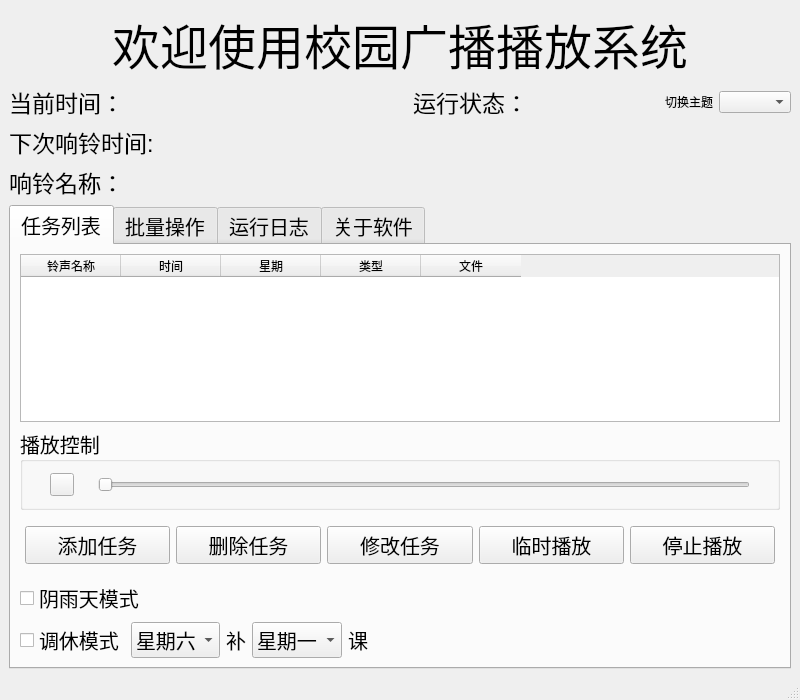
<?xml version="1.0" encoding="UTF-8"?>
<ui version="4.0">
 <class>MainWindow</class>
 <widget class="QMainWindow" name="MainWindow">
  <property name="geometry">
   <rect>
    <x>0</x>
    <y>0</y>
    <width>800</width>
    <height>700</height>
   </rect>
  </property>
  <property name="windowTitle">
   <string>校园广播播放系统</string>
  </property>
  <property name="windowIcon">
   <iconset resource="resource.qrc">
    <normaloff>:/pictures/icon.ico</normaloff>:/pictures/icon.ico</iconset>
  </property>
  <property name="styleSheet">
   <string notr="true"/>
  </property>
  <widget class="QWidget" name="centralwidget">
   <property name="styleSheet">
    <string notr="true"/>
   </property>
   <layout class="QVBoxLayout" name="verticalLayout_3" stretch="0,0,0,0,10">
    <item>
     <widget class="QLabel" name="label">
      <property name="font">
       <font>
        <family>Microsoft YaHei UI</family>
        <pointsize>36</pointsize>
        <weight>50</weight>
        <bold>false</bold>
       </font>
      </property>
      <property name="text">
       <string>欢迎使用校园广播播放系统</string>
      </property>
      <property name="alignment">
       <set>Qt::AlignCenter</set>
      </property>
     </widget>
    </item>
    <item>
     <layout class="QHBoxLayout" name="horizontalLayout_2" stretch="0,0,0,0,0,0,0">
      <item>
       <widget class="QLabel" name="label_2">
        <property name="sizePolicy">
         <sizepolicy hsizetype="Maximum" vsizetype="Preferred">
          <horstretch>0</horstretch>
          <verstretch>0</verstretch>
         </sizepolicy>
        </property>
        <property name="font">
         <font>
          <family>Microsoft YaHei UI</family>
          <pointsize>17</pointsize>
         </font>
        </property>
        <property name="text">
         <string>当前时间：</string>
        </property>
       </widget>
      </item>
      <item>
       <widget class="QLabel" name="label_3">
        <property name="minimumSize">
         <size>
          <width>180</width>
          <height>0</height>
         </size>
        </property>
        <property name="font">
         <font>
          <family>Microsoft YaHei UI</family>
          <pointsize>17</pointsize>
         </font>
        </property>
        <property name="text">
         <string/>
        </property>
       </widget>
      </item>
      <item>
       <spacer name="horizontalSpacer_3">
        <property name="orientation">
         <enum>Qt::Horizontal</enum>
        </property>
        <property name="sizeHint" stdset="0">
         <size>
          <width>40</width>
          <height>20</height>
         </size>
        </property>
       </spacer>
      </item>
      <item>
       <widget class="QLabel" name="label_5">
        <property name="sizePolicy">
         <sizepolicy hsizetype="Maximum" vsizetype="Preferred">
          <horstretch>0</horstretch>
          <verstretch>0</verstretch>
         </sizepolicy>
        </property>
        <property name="minimumSize">
         <size>
          <width>120</width>
          <height>0</height>
         </size>
        </property>
        <property name="font">
         <font>
          <family>Microsoft YaHei UI</family>
          <pointsize>17</pointsize>
         </font>
        </property>
        <property name="text">
         <string>运行状态：</string>
        </property>
       </widget>
      </item>
      <item>
       <widget class="QLabel" name="label_4">
        <property name="sizePolicy">
         <sizepolicy hsizetype="Maximum" vsizetype="Preferred">
          <horstretch>0</horstretch>
          <verstretch>0</verstretch>
         </sizepolicy>
        </property>
        <property name="minimumSize">
         <size>
          <width>120</width>
          <height>0</height>
         </size>
        </property>
        <property name="maximumSize">
         <size>
          <width>240</width>
          <height>16777215</height>
         </size>
        </property>
        <property name="font">
         <font>
          <family>Microsoft YaHei UI</family>
          <pointsize>17</pointsize>
         </font>
        </property>
        <property name="text">
         <string/>
        </property>
       </widget>
      </item>
      <item>
       <widget class="QLabel" name="label_11">
        <property name="text">
         <string>切换主题</string>
        </property>
       </widget>
      </item>
      <item>
       <widget class="QComboBox" name="themeChangeBox"/>
      </item>
     </layout>
    </item>
    <item>
     <layout class="QHBoxLayout" name="horizontalLayout_9">
      <item>
       <widget class="QLabel" name="label_9">
        <property name="sizePolicy">
         <sizepolicy hsizetype="Minimum" vsizetype="Preferred">
          <horstretch>0</horstretch>
          <verstretch>0</verstretch>
         </sizepolicy>
        </property>
        <property name="minimumSize">
         <size>
          <width>170</width>
          <height>0</height>
         </size>
        </property>
        <property name="maximumSize">
         <size>
          <width>200</width>
          <height>16777215</height>
         </size>
        </property>
        <property name="font">
         <font>
          <family>Microsoft YaHei UI</family>
          <pointsize>17</pointsize>
         </font>
        </property>
        <property name="text">
         <string>下次响铃时间:</string>
        </property>
       </widget>
      </item>
      <item>
       <widget class="QLabel" name="next_time_label">
        <property name="font">
         <font>
          <family>Microsoft YaHei UI</family>
          <pointsize>17</pointsize>
         </font>
        </property>
        <property name="text">
         <string/>
        </property>
       </widget>
      </item>
      <item>
       <spacer name="horizontalSpacer_4">
        <property name="orientation">
         <enum>Qt::Horizontal</enum>
        </property>
        <property name="sizeHint" stdset="0">
         <size>
          <width>40</width>
          <height>20</height>
         </size>
        </property>
       </spacer>
      </item>
     </layout>
    </item>
    <item>
     <layout class="QHBoxLayout" name="horizontalLayout_11">
      <item>
       <widget class="QLabel" name="label_10">
        <property name="font">
         <font>
          <family>Microsoft YaHei UI</family>
          <pointsize>17</pointsize>
         </font>
        </property>
        <property name="text">
         <string>响铃名称：</string>
        </property>
       </widget>
      </item>
      <item>
       <widget class="QLabel" name="next_name_label">
        <property name="font">
         <font>
          <family>Microsoft YaHei UI</family>
          <pointsize>17</pointsize>
         </font>
        </property>
        <property name="text">
         <string/>
        </property>
       </widget>
      </item>
      <item>
       <spacer name="horizontalSpacer_6">
        <property name="orientation">
         <enum>Qt::Horizontal</enum>
        </property>
        <property name="sizeHint" stdset="0">
         <size>
          <width>40</width>
          <height>20</height>
         </size>
        </property>
       </spacer>
      </item>
     </layout>
    </item>
    <item>
     <widget class="QTabWidget" name="tabWidget">
      <property name="enabled">
       <bool>true</bool>
      </property>
      <property name="font">
       <font>
        <family>微软雅黑</family>
        <pointsize>15</pointsize>
       </font>
      </property>
      <property name="styleSheet">
       <string notr="true"/>
      </property>
      <property name="currentIndex">
       <number>0</number>
      </property>
      <widget class="QWidget" name="tab">
       <attribute name="title">
        <string>任务列表</string>
       </attribute>
       <layout class="QVBoxLayout" name="verticalLayout_2" stretch="6,0,0,0,0">
        <item>
         <widget class="QTableWidget" name="tableWidget">
          <property name="styleSheet">
           <string notr="true">font: 14pt &quot;方正姚体&quot;;</string>
          </property>
          <property name="sortingEnabled">
           <bool>true</bool>
          </property>
          <attribute name="horizontalHeaderCascadingSectionResizes">
           <bool>false</bool>
          </attribute>
          <column>
           <property name="text">
            <string>铃声名称</string>
           </property>
          </column>
          <column>
           <property name="text">
            <string>时间</string>
           </property>
          </column>
          <column>
           <property name="text">
            <string>星期</string>
           </property>
          </column>
          <column>
           <property name="text">
            <string>类型</string>
           </property>
          </column>
          <column>
           <property name="text">
            <string>文件</string>
           </property>
          </column>
         </widget>
        </item>
        <item>
         <widget class="QGroupBox" name="groupBox_4">
          <property name="title">
           <string>播放控制</string>
          </property>
          <layout class="QHBoxLayout" name="horizontalLayout_6">
           <item>
            <widget class="QLabel" name="musisc_name_label">
             <property name="text">
              <string/>
             </property>
            </widget>
           </item>
           <item>
            <widget class="QToolButton" name="pause_play_button">
             <property name="text">
              <string/>
             </property>
             <property name="icon">
              <iconset resource="resource.qrc">
               <normaloff>:/pictures/pause.png</normaloff>:/pictures/pause.png</iconset>
             </property>
            </widget>
           </item>
           <item>
            <widget class="QLabel" name="current_time_label">
             <property name="text">
              <string/>
             </property>
            </widget>
           </item>
           <item>
            <widget class="QSlider" name="music_Slider">
             <property name="orientation">
              <enum>Qt::Horizontal</enum>
             </property>
            </widget>
           </item>
           <item>
            <widget class="QLabel" name="totle_time_label">
             <property name="text">
              <string/>
             </property>
            </widget>
           </item>
          </layout>
         </widget>
        </item>
        <item>
         <layout class="QHBoxLayout" name="horizontalLayout">
          <property name="leftMargin">
           <number>5</number>
          </property>
          <property name="topMargin">
           <number>10</number>
          </property>
          <property name="rightMargin">
           <number>5</number>
          </property>
          <property name="bottomMargin">
           <number>10</number>
          </property>
          <item>
           <widget class="QPushButton" name="pushButton">
            <property name="text">
             <string>添加任务</string>
            </property>
           </widget>
          </item>
          <item>
           <widget class="QPushButton" name="pushButton_1">
            <property name="text">
             <string>删除任务</string>
            </property>
           </widget>
          </item>
          <item>
           <widget class="QPushButton" name="pushButton_3">
            <property name="text">
             <string>修改任务</string>
            </property>
           </widget>
          </item>
          <item>
           <widget class="QPushButton" name="pushButton_2">
            <property name="text">
             <string>临时播放</string>
            </property>
           </widget>
          </item>
          <item>
           <widget class="QPushButton" name="pushButton_5">
            <property name="text">
             <string>停止播放</string>
            </property>
           </widget>
          </item>
         </layout>
        </item>
        <item>
         <widget class="QCheckBox" name="checkBox">
          <property name="text">
           <string>阴雨天模式</string>
          </property>
         </widget>
        </item>
        <item>
         <layout class="QHBoxLayout" name="horizontalLayout_3">
          <item>
           <widget class="QCheckBox" name="checkBox_2">
            <property name="enabled">
             <bool>true</bool>
            </property>
            <property name="text">
             <string>调休模式</string>
            </property>
            <property name="checkable">
             <bool>true</bool>
            </property>
           </widget>
          </item>
          <item>
           <widget class="QComboBox" name="comboBox">
            <item>
             <property name="text">
              <string>星期六</string>
             </property>
            </item>
            <item>
             <property name="text">
              <string>星期日</string>
             </property>
            </item>
           </widget>
          </item>
          <item>
           <widget class="QLabel" name="label_6">
            <property name="text">
             <string>补</string>
            </property>
           </widget>
          </item>
          <item>
           <widget class="QComboBox" name="comboBox_2">
            <item>
             <property name="text">
              <string>星期一</string>
             </property>
            </item>
            <item>
             <property name="text">
              <string>星期二</string>
             </property>
            </item>
            <item>
             <property name="text">
              <string>星期三</string>
             </property>
            </item>
            <item>
             <property name="text">
              <string>星期四</string>
             </property>
            </item>
            <item>
             <property name="text">
              <string>星期五</string>
             </property>
            </item>
           </widget>
          </item>
          <item>
           <widget class="QLabel" name="label_7">
            <property name="text">
             <string>课</string>
            </property>
           </widget>
          </item>
          <item>
           <spacer name="horizontalSpacer">
            <property name="orientation">
             <enum>Qt::Horizontal</enum>
            </property>
            <property name="sizeHint" stdset="0">
             <size>
              <width>40</width>
              <height>20</height>
             </size>
            </property>
           </spacer>
          </item>
         </layout>
        </item>
       </layout>
      </widget>
      <widget class="QWidget" name="tab_2">
       <attribute name="title">
        <string>批量操作</string>
       </attribute>
       <layout class="QVBoxLayout" name="verticalLayout_4">
        <item>
         <layout class="QVBoxLayout" name="verticalLayout">
          <property name="spacing">
           <number>10</number>
          </property>
          <item>
           <widget class="QGroupBox" name="groupBox_2">
            <property name="sizePolicy">
             <sizepolicy hsizetype="MinimumExpanding" vsizetype="Preferred">
              <horstretch>0</horstretch>
              <verstretch>0</verstretch>
             </sizepolicy>
            </property>
            <property name="font">
             <font>
              <family>微软雅黑</family>
              <pointsize>14</pointsize>
              <weight>50</weight>
              <bold>false</bold>
             </font>
            </property>
            <property name="title">
             <string>批量改音乐</string>
            </property>
            <property name="flat">
             <bool>false</bool>
            </property>
            <property name="checkable">
             <bool>false</bool>
            </property>
            <layout class="QHBoxLayout" name="horizontalLayout_4">
             <item>
              <widget class="QLineEdit" name="lineEdit"/>
             </item>
             <item>
              <widget class="QToolButton" name="toolButton">
               <property name="text">
                <string>...</string>
               </property>
              </widget>
             </item>
             <item>
              <widget class="QLineEdit" name="lineEdit_2"/>
             </item>
             <item>
              <widget class="QLabel" name="label_8">
               <property name="text">
                <string>改成</string>
               </property>
              </widget>
             </item>
             <item>
              <widget class="QToolButton" name="toolButton_2">
               <property name="text">
                <string>...</string>
               </property>
              </widget>
             </item>
             <item>
              <widget class="QPushButton" name="pushButton_4">
               <property name="text">
                <string>确定修改</string>
               </property>
              </widget>
             </item>
            </layout>
           </widget>
          </item>
          <item>
           <widget class="QGroupBox" name="groupBox_3">
            <property name="font">
             <font>
              <family>微软雅黑</family>
              <pointsize>15</pointsize>
              <weight>50</weight>
              <bold>false</bold>
             </font>
            </property>
            <property name="title">
             <string>其他操作</string>
            </property>
            <layout class="QHBoxLayout" name="horizontalLayout_8">
             <item>
              <layout class="QHBoxLayout" name="horizontalLayout_5">
               <property name="leftMargin">
                <number>10</number>
               </property>
               <property name="rightMargin">
                <number>10</number>
               </property>
               <item>
                <widget class="QPushButton" name="pushButton_6">
                 <property name="text">
                  <string>导入</string>
                 </property>
                </widget>
               </item>
               <item>
                <widget class="QPushButton" name="pushButton_7">
                 <property name="text">
                  <string>导出</string>
                 </property>
                </widget>
               </item>
               <item>
                <widget class="QPushButton" name="pushButton_8">
                 <property name="text">
                  <string>清空数据</string>
                 </property>
                </widget>
               </item>
               <item>
                <widget class="QPushButton" name="pushButton_9">
                 <property name="text">
                  <string>修正路径</string>
                 </property>
                </widget>
               </item>
               <item>
                <widget class="QPushButton" name="pushButton_10">
                 <property name="text">
                  <string>停止任务</string>
                 </property>
                </widget>
               </item>
              </layout>
             </item>
            </layout>
           </widget>
          </item>
         </layout>
        </item>
       </layout>
      </widget>
      <widget class="QWidget" name="tab_4">
       <attribute name="title">
        <string>运行日志</string>
       </attribute>
       <layout class="QVBoxLayout" name="verticalLayout_6">
        <item>
         <widget class="QTextBrowser" name="textBrowser_2">
          <property name="html">
           <string>&lt;!DOCTYPE HTML PUBLIC &quot;-//W3C//DTD HTML 4.0//EN&quot; &quot;http://www.w3.org/TR/REC-html40/strict.dtd&quot;&gt;
&lt;html&gt;&lt;head&gt;&lt;meta name=&quot;qrichtext&quot; content=&quot;1&quot; /&gt;&lt;style type=&quot;text/css&quot;&gt;
p, li { white-space: pre-wrap; }
&lt;/style&gt;&lt;/head&gt;&lt;body style=&quot; font-family:'微软雅黑'; font-size:15pt; font-weight:400; font-style:normal;&quot;&gt;
&lt;p style=&quot; margin-top:12px; margin-bottom:12px; margin-left:0px; margin-right:0px; -qt-block-indent:0; text-indent:0px;&quot;&gt;&lt;br /&gt;&lt;/p&gt;&lt;/body&gt;&lt;/html&gt;</string>
          </property>
         </widget>
        </item>
       </layout>
      </widget>
      <widget class="QWidget" name="tab_3">
       <attribute name="title">
        <string>关于软件</string>
       </attribute>
       <layout class="QVBoxLayout" name="verticalLayout_5">
        <item>
         <widget class="QTextBrowser" name="textBrowser">
          <property name="html">
           <string>&lt;!DOCTYPE HTML PUBLIC &quot;-//W3C//DTD HTML 4.0//EN&quot; &quot;http://www.w3.org/TR/REC-html40/strict.dtd&quot;&gt;
&lt;html&gt;&lt;head&gt;&lt;meta name=&quot;qrichtext&quot; content=&quot;1&quot; /&gt;&lt;style type=&quot;text/css&quot;&gt;
p, li { white-space: pre-wrap; }
&lt;/style&gt;&lt;/head&gt;&lt;body style=&quot; font-family:'微软雅黑'; font-size:15pt; font-weight:400; font-style:normal;&quot;&gt;
&lt;p style=&quot; margin-top:0px; margin-bottom:0px; margin-left:0px; margin-right:0px; -qt-block-indent:0; text-indent:0px;&quot;&gt;&lt;span style=&quot; font-family:'SimSun'; font-size:14pt; color:#000000;&quot;&gt;软件作者：                                                蛇象 &lt;/span&gt;                                                &lt;/p&gt;
&lt;p style=&quot; margin-top:0px; margin-bottom:0px; margin-left:0px; margin-right:0px; -qt-block-indent:0; text-indent:0px;&quot;&gt;&lt;span style=&quot; font-family:'SimSun'; font-size:14pt; color:#000000;&quot;&gt;使用场景：管理校园铃声，可以自定义时间和播放铃声，一键阴雨天模式切换，一键调休模式铃声调整，批量修改铃声，批量导入，导出，                                                校园广播管理员的福音， 也可以用于其他场景的定时播放&lt;/span&gt;                                                &lt;/p&gt;
&lt;p style=&quot; margin-top:0px; margin-bottom:0px; margin-left:0px; margin-right:0px; -qt-block-indent:0; text-indent:0px;&quot;&gt;&lt;span style=&quot; font-family:'SimSun'; font-size:14pt; color:#000000;&quot;&gt;联系方式：&lt;/span&gt;                                                &lt;/p&gt;
&lt;p style=&quot; margin-top:0px; margin-bottom:0px; margin-left:0px; margin-right:0px; -qt-block-indent:0; text-indent:0px;&quot;&gt;&lt;span style=&quot; font-family:'SimSun'; font-size:14pt; color:#000000;&quot;&gt;QQ：497661660&lt;/span&gt;                                                &lt;/p&gt;
&lt;p style=&quot; margin-top:0px; margin-bottom:0px; margin-left:0px; margin-right:0px; -qt-block-indent:0; text-indent:0px;&quot;&gt;&lt;span style=&quot; font-family:'SimSun'; font-size:14pt; color:#000000;&quot;&gt;邮箱：497661660@qq.com&lt;/span&gt;                                                &lt;/p&gt;
&lt;p style=&quot; margin-top:0px; margin-bottom:0px; margin-left:0px; margin-right:0px; -qt-block-indent:0; text-indent:0px;&quot;&gt;&lt;span style=&quot; font-family:'SimSun'; font-size:14pt; color:#000000;&quot;&gt;版权申明：本软件仅限非商业用途免费使用，禁止他人作为商业用途，如有意见和建议可以通过上面的联系方式联系作者&lt;/span&gt;                                            &lt;/p&gt;&lt;/body&gt;&lt;/html&gt;</string>
          </property>
         </widget>
        </item>
       </layout>
      </widget>
     </widget>
    </item>
   </layout>
  </widget>
  <widget class="QStatusBar" name="statusbar">
   <property name="font">
    <font>
     <pointsize>9</pointsize>
     <weight>75</weight>
     <bold>true</bold>
    </font>
   </property>
  </widget>
 </widget>
 <resources>
  <include location="resource.qrc"/>
 </resources>
 <connections/>
</ui>
